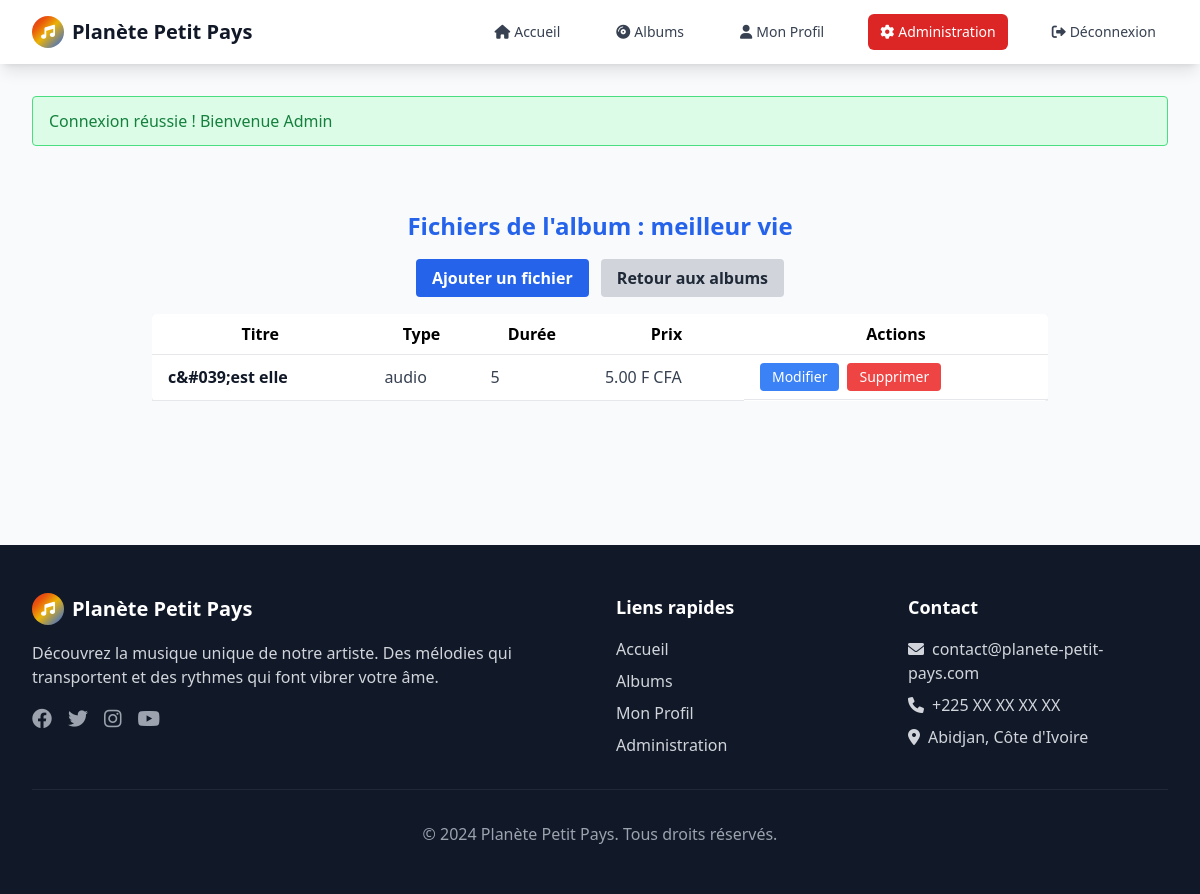
Page /admin/voir_fichiers.php?album_id=6 (signed in) on the committed database.
### tables this page shows
CREATE TABLE IF NOT EXISTS `albums` (
  `id` int NOT NULL AUTO_INCREMENT,
  `titre` varchar(200) NOT NULL,
  `description` text,
  `date_sortie` date DEFAULT NULL,
  `image_url` varchar(255) DEFAULT NULL,
  `prix_album` decimal(10,2) DEFAULT '0.00',
  `actif` tinyint(1) DEFAULT '1',
  `date_creation` datetime DEFAULT CURRENT_TIMESTAMP,
  PRIMARY KEY (`id`),
  KEY `idx_titre` (`titre`),
  KEY `idx_date_sortie` (`date_sortie`)
);

CREATE TABLE IF NOT EXISTS `fichiers` (
  `id` int NOT NULL AUTO_INCREMENT,
  `album_id` int DEFAULT NULL,
  `titre` varchar(200) NOT NULL,
  `type` enum('audio','video') NOT NULL,
  `url` varchar(255) NOT NULL,
  `prix` decimal(10,2) DEFAULT '5.00',
  `duree` varchar(10) DEFAULT NULL,
  `taille_fichier` bigint DEFAULT NULL,
  `actif` tinyint(1) DEFAULT '1',
  `date_creation` datetime DEFAULT CURRENT_TIMESTAMP,
  PRIMARY KEY (`id`),
  KEY `idx_album` (`album_id`),
  KEY `idx_type` (`type`),
  KEY `idx_prix` (`prix`)
);

### admin/voir_fichiers.php (the view, shortened to what this page needs)
<?php
require_once '../includes/functions.php';
require_once '../includes/admin_header.php';
$errors = [];
$album_id = isset($_GET['album_id']) ? (int)$_GET['album_id'] : 0;
try {
    $pdo = getDBConnection();
    $album = $pdo->prepare('SELECT * FROM albums WHERE id = ?');
    $album->execute([$album_id]);
    $album = $album->fetch();
    $fichiers = $pdo->prepare('SELECT * FROM fichiers WHERE album_id = ? ORDER BY date_creation DESC');
    $fichiers->execute([$album_id]);
    $fichiers = $fichiers->fetchAll();
} catch (PDOException $e) {
    $fichiers = [];
    $errors[] = "Erreur lors de la récupération des fichiers.";
}
?>
<div class="max-w-4xl mx-auto py-12">
    <h1 class="text-2xl font-bold mb-6 text-primary-blue text-center">Fichiers de l'album : <?= htmlspecialchars($album['titre']) ?></h1>
    <div class="mb-6 text-center">
        <a href="ajouter_fichier.php" class="bg-primary-blue text-white px-4 py-2 rounded hover:bg-blue-700 font-semibold">Ajouter un fichier</a>
        <a href="liste_albums.php" class="ml-2 bg-gray-300 text-gray-800 px-4 py-2 rounded hover:bg-gray-400 font-semibold">Retour aux albums</a>
    </div>
    <div class="overflow-x-auto">
        <table class="min-w-full bg-white rounded shadow">
            <thead>
                <tr>
                    <th class="px-4 py-2 border-b">Titre</th>
                    <th class="px-4 py-2 border-b">Type</th>
                    <th class="px-4 py-2 border-b">Durée</th>
                    <th class="px-4 py-2 border-b">Prix</th>
                    <th class="px-4 py-2 border-b">Actions</th>
                </tr>
            </thead>
            <tbody>
                <?php foreach ($fichiers as $fichier): ?>
                    <tr>
                        <td class="px-4 py-2 border-b font-semibold text-gray-900"><?= htmlspecialchars($fichier['titre']) ?></td>
                        <td class="px-4 py-2 border-b text-gray-700"><?= htmlspecialchars($fichier['type']) ?></td>
                        <td class="px-4 py-2 border-b text-gray-700"><?= htmlspecialchars($fichier['duree']) ?></td>
                        <td class="px-4 py-2 border-b text-gray-700"><?= htmlspecialchars($fichier['prix']) ?> F CFA</td>
                        <td class="px-4 py-2 border-b flex gap-2">
                            <a href="modifier_fichier.php?id=<?= $fichier['id'] ?>&album_id=<?= $album_id ?>" class="bg-blue-500 text-white px-3 py-1 rounded hover:bg-blue-700 text-sm">Modifier</a>
                            <a href="?album_id=<?= $album_id ?>&delete=<?= $fichier['id'] ?>" onclick="return confirm('Supprimer ce fichier ? Cette action est irréversible.');" class="bg-red-500 text-white px-3 py-1 rounded hover:bg-red-700 text-sm">Supprimer</a>
                        </td>
                    </tr>
                <?php endforeach; ?>
            </tbody>
        </table>
    </div>
</div>
<?php require_once '../includes/admin_footer.php'; ?>

### rows in the picture
albums: titre "meilleur vie"
fichiers: titre "c&#039;est elle", type "audio", duree "5", prix "5.00"

### other values in the picture
$message['text'] "Connexion réussie ! Bienvenue Admin"
